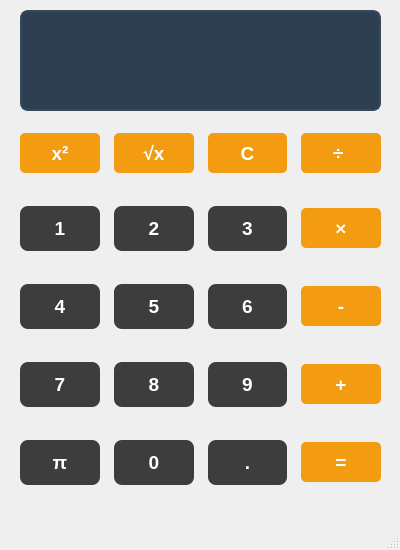
<?xml version="1.0" encoding="UTF-8"?>
<ui version="4.0">
 <class>MainWindow</class>
 <widget class="QMainWindow" name="MainWindow">
  <property name="geometry">
   <rect>
    <x>0</x>
    <y>0</y>
    <width>400</width>
    <height>550</height>
   </rect>
  </property>
  <property name="minimumSize">
   <size>
    <width>400</width>
    <height>550</height>
   </size>
  </property>
  <property name="maximumSize">
   <size>
    <width>400</width>
    <height>550</height>
   </size>
  </property>
  <property name="windowTitle">
   <string>MainWindow</string>
  </property>
  <widget class="QWidget" name="centralwidget">
   <widget class="QLineEdit" name="display">
    <property name="geometry">
     <rect>
      <x>20</x>
      <y>10</y>
      <width>361</width>
      <height>101</height>
     </rect>
    </property>
    <property name="sizePolicy">
     <sizepolicy hsizetype="Expanding" vsizetype="Fixed">
      <horstretch>0</horstretch>
      <verstretch>0</verstretch>
     </sizepolicy>
    </property>
    <property name="styleSheet">
     <string notr="true">QLineEdit {
    background-color: #2c3e50; /* پس‌زمینه تیره */
    color: #ecf0f1;           /* متن روشن */
    border: 2px solid #34495e;
    border-radius: 8px;
    padding: 10px;
    font: bold 20pt &quot;Consolas&quot;; /* فونت دیجیتالی */
}</string>
    </property>
   </widget>
   <widget class="QWidget" name="">
    <property name="geometry">
     <rect>
      <x>20</x>
      <y>100</y>
      <width>361</width>
      <height>421</height>
     </rect>
    </property>
    <property name="minimumSize">
     <size>
      <width>0</width>
      <height>60</height>
     </size>
    </property>
    <layout class="QGridLayout" name="gridLayout">
     <property name="horizontalSpacing">
      <number>14</number>
     </property>
     <property name="verticalSpacing">
      <number>0</number>
     </property>
     <item row="3" column="3">
      <widget class="QPushButton" name="btn_add">
       <property name="minimumSize">
        <size>
         <width>0</width>
         <height>60</height>
        </size>
       </property>
       <property name="font">
        <font>
         <family>Arial</family>
         <pointsize>14</pointsize>
         <italic>false</italic>
         <bold>true</bold>
        </font>
       </property>
       <property name="styleSheet">
        <string notr="true">QPushButton {
    background-color: #f39c12; /* رنگ نارنجی */
    color: white;              /* رنگ متن سفید */
    border-radius: 5px;        /* گرد کردن گوشه‌ها */
    font: bold 14pt &quot;Arial&quot;;   /* فونت درشت */
    min-height: 40px;          /* ارتفاع دکمه */
}

QPushButton:hover {
    background-color: #e67e22; /* وقتی موس می‌رود روی دکمه تیره شود */
}</string>
       </property>
       <property name="text">
        <string>+</string>
       </property>
      </widget>
     </item>
     <item row="4" column="3">
      <widget class="QPushButton" name="btn_equal">
       <property name="minimumSize">
        <size>
         <width>0</width>
         <height>60</height>
        </size>
       </property>
       <property name="font">
        <font>
         <family>Arial</family>
         <pointsize>14</pointsize>
         <italic>false</italic>
         <bold>true</bold>
        </font>
       </property>
       <property name="styleSheet">
        <string notr="true">QPushButton {
    background-color: #f39c12; /* رنگ نارنجی */
    color: white;              /* رنگ متن سفید */
    border-radius: 5px;        /* گرد کردن گوشه‌ها */
    font: bold 14pt &quot;Arial&quot;;   /* فونت درشت */
    min-height: 40px;          /* ارتفاع دکمه */
}

QPushButton:hover {
    background-color: #e67e22; /* وقتی موس می‌رود روی دکمه تیره شود */
}</string>
       </property>
       <property name="text">
        <string>=</string>
       </property>
      </widget>
     </item>
     <item row="3" column="2">
      <widget class="QPushButton" name="btn_9">
       <property name="minimumSize">
        <size>
         <width>0</width>
         <height>60</height>
        </size>
       </property>
       <property name="font">
        <font>
         <family>Segoe UI</family>
         <pointsize>14</pointsize>
         <italic>false</italic>
         <bold>true</bold>
        </font>
       </property>
       <property name="styleSheet">
        <string notr="true">QPushButton {
    background-color: #3d3d3d; /* خاکستری تیره */
    color: white;              /* متن سفید */
    border-radius: 8px;        /* گوشه‌های گرد */
    font: bold 14pt &quot;Segoe UI&quot;;/* فونت مدرن */
    min-height: 45px;
}

QPushButton:hover {
    background-color: #4d4d4d; /* وقتی موس روی دکمه می‌رود کمی روشن‌تر شود */
}

QPushButton:pressed {
    background-color: #2d2d2d; /* وقتی دکمه فشار داده می‌شود تیره شود */
}</string>
       </property>
       <property name="text">
        <string>9</string>
       </property>
      </widget>
     </item>
     <item row="2" column="3">
      <widget class="QPushButton" name="btn_sub">
       <property name="minimumSize">
        <size>
         <width>0</width>
         <height>60</height>
        </size>
       </property>
       <property name="font">
        <font>
         <family>Arial</family>
         <pointsize>14</pointsize>
         <italic>false</italic>
         <bold>true</bold>
        </font>
       </property>
       <property name="styleSheet">
        <string notr="true">QPushButton {
    background-color: #f39c12; /* رنگ نارنجی */
    color: white;              /* رنگ متن سفید */
    border-radius: 5px;        /* گرد کردن گوشه‌ها */
    font: bold 14pt &quot;Arial&quot;;   /* فونت درشت */
    min-height: 40px;          /* ارتفاع دکمه */
}

QPushButton:hover {
    background-color: #e67e22; /* وقتی موس می‌رود روی دکمه تیره شود */
}</string>
       </property>
       <property name="text">
        <string>-</string>
       </property>
      </widget>
     </item>
     <item row="0" column="3">
      <widget class="QPushButton" name="btn_div">
       <property name="minimumSize">
        <size>
         <width>0</width>
         <height>60</height>
        </size>
       </property>
       <property name="font">
        <font>
         <family>Arial</family>
         <pointsize>14</pointsize>
         <italic>false</italic>
         <bold>true</bold>
        </font>
       </property>
       <property name="styleSheet">
        <string notr="true">QPushButton {
    background-color: #f39c12; /* رنگ نارنجی */
    color: white;              /* رنگ متن سفید */
    border-radius: 5px;        /* گرد کردن گوشه‌ها */
    font: bold 14pt &quot;Arial&quot;;   /* فونت درشت */
    min-height: 40px;          /* ارتفاع دکمه */
}

QPushButton:hover {
    background-color: #e67e22; /* وقتی موس می‌رود روی دکمه تیره شود */
}</string>
       </property>
       <property name="text">
        <string>÷ </string>
       </property>
      </widget>
     </item>
     <item row="0" column="1">
      <widget class="QPushButton" name="btn_sqrt">
       <property name="minimumSize">
        <size>
         <width>0</width>
         <height>60</height>
        </size>
       </property>
       <property name="font">
        <font>
         <family>Arial</family>
         <pointsize>14</pointsize>
         <italic>false</italic>
         <bold>true</bold>
        </font>
       </property>
       <property name="styleSheet">
        <string notr="true">QPushButton {
    background-color: #f39c12; /* رنگ نارنجی */
    color: white;              /* رنگ متن سفید */
    border-radius: 5px;        /* گرد کردن گوشه‌ها */
    font: bold 14pt &quot;Arial&quot;;   /* فونت درشت */
    min-height: 40px;          /* ارتفاع دکمه */
}

QPushButton:hover {
    background-color: #e67e22; /* وقتی موس می‌رود روی دکمه تیره شود */
}</string>
       </property>
       <property name="text">
        <string>√x</string>
       </property>
      </widget>
     </item>
     <item row="2" column="0">
      <widget class="QPushButton" name="btn_4">
       <property name="minimumSize">
        <size>
         <width>0</width>
         <height>60</height>
        </size>
       </property>
       <property name="font">
        <font>
         <family>Segoe UI</family>
         <pointsize>14</pointsize>
         <italic>false</italic>
         <bold>true</bold>
        </font>
       </property>
       <property name="styleSheet">
        <string notr="true">QPushButton {
    background-color: #3d3d3d; /* خاکستری تیره */
    color: white;              /* متن سفید */
    border-radius: 8px;        /* گوشه‌های گرد */
    font: bold 14pt &quot;Segoe UI&quot;;/* فونت مدرن */
    min-height: 45px;
}

QPushButton:hover {
    background-color: #4d4d4d; /* وقتی موس روی دکمه می‌رود کمی روشن‌تر شود */
}

QPushButton:pressed {
    background-color: #2d2d2d; /* وقتی دکمه فشار داده می‌شود تیره شود */
}</string>
       </property>
       <property name="text">
        <string>4</string>
       </property>
      </widget>
     </item>
     <item row="4" column="2">
      <widget class="QPushButton" name="btn_dot">
       <property name="minimumSize">
        <size>
         <width>0</width>
         <height>60</height>
        </size>
       </property>
       <property name="font">
        <font>
         <family>Segoe UI</family>
         <pointsize>14</pointsize>
         <italic>false</italic>
         <bold>true</bold>
        </font>
       </property>
       <property name="styleSheet">
        <string notr="true">QPushButton {
    background-color: #3d3d3d; /* خاکستری تیره */
    color: white;              /* متن سفید */
    border-radius: 8px;        /* گوشه‌های گرد */
    font: bold 14pt &quot;Segoe UI&quot;;/* فونت مدرن */
    min-height: 45px;
}

QPushButton:hover {
    background-color: #4d4d4d; /* وقتی موس روی دکمه می‌رود کمی روشن‌تر شود */
}

QPushButton:pressed {
    background-color: #2d2d2d; /* وقتی دکمه فشار داده می‌شود تیره شود */
}</string>
       </property>
       <property name="text">
        <string>.</string>
       </property>
      </widget>
     </item>
     <item row="3" column="1">
      <widget class="QPushButton" name="btn_8">
       <property name="minimumSize">
        <size>
         <width>0</width>
         <height>60</height>
        </size>
       </property>
       <property name="font">
        <font>
         <family>Segoe UI</family>
         <pointsize>14</pointsize>
         <italic>false</italic>
         <bold>true</bold>
        </font>
       </property>
       <property name="styleSheet">
        <string notr="true">QPushButton {
    background-color: #3d3d3d; /* خاکستری تیره */
    color: white;              /* متن سفید */
    border-radius: 8px;        /* گوشه‌های گرد */
    font: bold 14pt &quot;Segoe UI&quot;;/* فونت مدرن */
    min-height: 45px;
}

QPushButton:hover {
    background-color: #4d4d4d; /* وقتی موس روی دکمه می‌رود کمی روشن‌تر شود */
}

QPushButton:pressed {
    background-color: #2d2d2d; /* وقتی دکمه فشار داده می‌شود تیره شود */
}</string>
       </property>
       <property name="text">
        <string>8</string>
       </property>
      </widget>
     </item>
     <item row="1" column="3">
      <widget class="QPushButton" name="btn_mul">
       <property name="minimumSize">
        <size>
         <width>0</width>
         <height>60</height>
        </size>
       </property>
       <property name="font">
        <font>
         <family>Arial</family>
         <pointsize>14</pointsize>
         <italic>false</italic>
         <bold>true</bold>
        </font>
       </property>
       <property name="styleSheet">
        <string notr="true">QPushButton {
    background-color: #f39c12; /* رنگ نارنجی */
    color: white;              /* رنگ متن سفید */
    border-radius: 5px;        /* گرد کردن گوشه‌ها */
    font: bold 14pt &quot;Arial&quot;;   /* فونت درشت */
    min-height: 40px;          /* ارتفاع دکمه */
}

QPushButton:hover {
    background-color: #e67e22; /* وقتی موس می‌رود روی دکمه تیره شود */
}</string>
       </property>
       <property name="text">
        <string>×</string>
       </property>
      </widget>
     </item>
     <item row="4" column="1">
      <widget class="QPushButton" name="btn_0">
       <property name="minimumSize">
        <size>
         <width>0</width>
         <height>60</height>
        </size>
       </property>
       <property name="font">
        <font>
         <family>Segoe UI</family>
         <pointsize>14</pointsize>
         <italic>false</italic>
         <bold>true</bold>
        </font>
       </property>
       <property name="styleSheet">
        <string notr="true">QPushButton {
    background-color: #3d3d3d; /* خاکستری تیره */
    color: white;              /* متن سفید */
    border-radius: 8px;        /* گوشه‌های گرد */
    font: bold 14pt &quot;Segoe UI&quot;;/* فونت مدرن */
    min-height: 45px;
}

QPushButton:hover {
    background-color: #4d4d4d; /* وقتی موس روی دکمه می‌رود کمی روشن‌تر شود */
}

QPushButton:pressed {
    background-color: #2d2d2d; /* وقتی دکمه فشار داده می‌شود تیره شود */
}</string>
       </property>
       <property name="text">
        <string>0</string>
       </property>
      </widget>
     </item>
     <item row="3" column="0">
      <widget class="QPushButton" name="btn_7">
       <property name="minimumSize">
        <size>
         <width>0</width>
         <height>60</height>
        </size>
       </property>
       <property name="font">
        <font>
         <family>Segoe UI</family>
         <pointsize>14</pointsize>
         <italic>false</italic>
         <bold>true</bold>
        </font>
       </property>
       <property name="styleSheet">
        <string notr="true">QPushButton {
    background-color: #3d3d3d; /* خاکستری تیره */
    color: white;              /* متن سفید */
    border-radius: 8px;        /* گوشه‌های گرد */
    font: bold 14pt &quot;Segoe UI&quot;;/* فونت مدرن */
    min-height: 45px;
}

QPushButton:hover {
    background-color: #4d4d4d; /* وقتی موس روی دکمه می‌رود کمی روشن‌تر شود */
}

QPushButton:pressed {
    background-color: #2d2d2d; /* وقتی دکمه فشار داده می‌شود تیره شود */
}</string>
       </property>
       <property name="text">
        <string>7</string>
       </property>
      </widget>
     </item>
     <item row="1" column="1">
      <widget class="QPushButton" name="btn_2">
       <property name="minimumSize">
        <size>
         <width>0</width>
         <height>60</height>
        </size>
       </property>
       <property name="font">
        <font>
         <family>Segoe UI</family>
         <pointsize>14</pointsize>
         <italic>false</italic>
         <bold>true</bold>
        </font>
       </property>
       <property name="styleSheet">
        <string notr="true">QPushButton {
    background-color: #3d3d3d; /* خاکستری تیره */
    color: white;              /* متن سفید */
    border-radius: 8px;        /* گوشه‌های گرد */
    font: bold 14pt &quot;Segoe UI&quot;;/* فونت مدرن */
    min-height: 45px;
}

QPushButton:hover {
    background-color: #4d4d4d; /* وقتی موس روی دکمه می‌رود کمی روشن‌تر شود */
}

QPushButton:pressed {
    background-color: #2d2d2d; /* وقتی دکمه فشار داده می‌شود تیره شود */
}</string>
       </property>
       <property name="text">
        <string>2</string>
       </property>
      </widget>
     </item>
     <item row="2" column="1">
      <widget class="QPushButton" name="btn_5">
       <property name="minimumSize">
        <size>
         <width>0</width>
         <height>60</height>
        </size>
       </property>
       <property name="font">
        <font>
         <family>Segoe UI</family>
         <pointsize>14</pointsize>
         <italic>false</italic>
         <bold>true</bold>
        </font>
       </property>
       <property name="styleSheet">
        <string notr="true">QPushButton {
    background-color: #3d3d3d; /* خاکستری تیره */
    color: white;              /* متن سفید */
    border-radius: 8px;        /* گوشه‌های گرد */
    font: bold 14pt &quot;Segoe UI&quot;;/* فونت مدرن */
    min-height: 45px;
}

QPushButton:hover {
    background-color: #4d4d4d; /* وقتی موس روی دکمه می‌رود کمی روشن‌تر شود */
}

QPushButton:pressed {
    background-color: #2d2d2d; /* وقتی دکمه فشار داده می‌شود تیره شود */
}</string>
       </property>
       <property name="text">
        <string>5</string>
       </property>
      </widget>
     </item>
     <item row="0" column="2">
      <widget class="QPushButton" name="btn_clear">
       <property name="minimumSize">
        <size>
         <width>0</width>
         <height>60</height>
        </size>
       </property>
       <property name="font">
        <font>
         <family>Arial</family>
         <pointsize>14</pointsize>
         <italic>false</italic>
         <bold>true</bold>
        </font>
       </property>
       <property name="styleSheet">
        <string notr="true">QPushButton {
    background-color: #f39c12; /* رنگ نارنجی */
    color: white;              /* رنگ متن سفید */
    border-radius: 5px;        /* گرد کردن گوشه‌ها */
    font: bold 14pt &quot;Arial&quot;;   /* فونت درشت */
    min-height: 40px;          /* ارتفاع دکمه */
}

QPushButton:hover {
    background-color: #e67e22; /* وقتی موس می‌رود روی دکمه تیره شود */
}</string>
       </property>
       <property name="text">
        <string>C</string>
       </property>
      </widget>
     </item>
     <item row="4" column="0">
      <widget class="QPushButton" name="btn_pi">
       <property name="minimumSize">
        <size>
         <width>0</width>
         <height>60</height>
        </size>
       </property>
       <property name="font">
        <font>
         <family>Segoe UI</family>
         <pointsize>14</pointsize>
         <italic>false</italic>
         <bold>true</bold>
        </font>
       </property>
       <property name="styleSheet">
        <string notr="true">QPushButton {
    background-color: #3d3d3d; /* خاکستری تیره */
    color: white;              /* متن سفید */
    border-radius: 8px;        /* گوشه‌های گرد */
    font: bold 14pt &quot;Segoe UI&quot;;/* فونت مدرن */
    min-height: 45px;
}

QPushButton:hover {
    background-color: #4d4d4d; /* وقتی موس روی دکمه می‌رود کمی روشن‌تر شود */
}

QPushButton:pressed {
    background-color: #2d2d2d; /* وقتی دکمه فشار داده می‌شود تیره شود */
}</string>
       </property>
       <property name="text">
        <string>π</string>
       </property>
      </widget>
     </item>
     <item row="2" column="2">
      <widget class="QPushButton" name="btn_6">
       <property name="minimumSize">
        <size>
         <width>0</width>
         <height>60</height>
        </size>
       </property>
       <property name="font">
        <font>
         <family>Segoe UI</family>
         <pointsize>14</pointsize>
         <italic>false</italic>
         <bold>true</bold>
        </font>
       </property>
       <property name="styleSheet">
        <string notr="true">QPushButton {
    background-color: #3d3d3d; /* خاکستری تیره */
    color: white;              /* متن سفید */
    border-radius: 8px;        /* گوشه‌های گرد */
    font: bold 14pt &quot;Segoe UI&quot;;/* فونت مدرن */
    min-height: 45px;
}

QPushButton:hover {
    background-color: #4d4d4d; /* وقتی موس روی دکمه می‌رود کمی روشن‌تر شود */
}

QPushButton:pressed {
    background-color: #2d2d2d; /* وقتی دکمه فشار داده می‌شود تیره شود */
}</string>
       </property>
       <property name="text">
        <string>6</string>
       </property>
      </widget>
     </item>
     <item row="1" column="2">
      <widget class="QPushButton" name="btn_3">
       <property name="minimumSize">
        <size>
         <width>0</width>
         <height>60</height>
        </size>
       </property>
       <property name="font">
        <font>
         <family>Segoe UI</family>
         <pointsize>14</pointsize>
         <italic>false</italic>
         <bold>true</bold>
        </font>
       </property>
       <property name="styleSheet">
        <string notr="true">QPushButton {
    background-color: #3d3d3d; /* خاکستری تیره */
    color: white;              /* متن سفید */
    border-radius: 8px;        /* گوشه‌های گرد */
    font: bold 14pt &quot;Segoe UI&quot;;/* فونت مدرن */
    min-height: 45px;
}

QPushButton:hover {
    background-color: #4d4d4d; /* وقتی موس روی دکمه می‌رود کمی روشن‌تر شود */
}

QPushButton:pressed {
    background-color: #2d2d2d; /* وقتی دکمه فشار داده می‌شود تیره شود */
}</string>
       </property>
       <property name="text">
        <string>3</string>
       </property>
      </widget>
     </item>
     <item row="0" column="0">
      <widget class="QPushButton" name="btn_pow">
       <property name="minimumSize">
        <size>
         <width>0</width>
         <height>60</height>
        </size>
       </property>
       <property name="font">
        <font>
         <family>Arial</family>
         <pointsize>14</pointsize>
         <italic>false</italic>
         <bold>true</bold>
        </font>
       </property>
       <property name="styleSheet">
        <string notr="true">QPushButton {
    background-color: #f39c12; /* رنگ نارنجی */
    color: white;              /* رنگ متن سفید */
    border-radius: 5px;        /* گرد کردن گوشه‌ها */
    font: bold 14pt &quot;Arial&quot;;   /* فونت درشت */
    min-height: 40px;          /* ارتفاع دکمه */
}

QPushButton:hover {
    background-color: #e67e22; /* وقتی موس می‌رود روی دکمه تیره شود */
}</string>
       </property>
       <property name="text">
        <string>x²</string>
       </property>
      </widget>
     </item>
     <item row="1" column="0">
      <widget class="QPushButton" name="btn_1">
       <property name="minimumSize">
        <size>
         <width>0</width>
         <height>60</height>
        </size>
       </property>
       <property name="font">
        <font>
         <family>Segoe UI</family>
         <pointsize>14</pointsize>
         <italic>false</italic>
         <bold>true</bold>
        </font>
       </property>
       <property name="styleSheet">
        <string notr="true">QPushButton {
    background-color: #3d3d3d; /* خاکستری تیره */
    color: white;              /* متن سفید */
    border-radius: 8px;        /* گوشه‌های گرد */
    font: bold 14pt &quot;Segoe UI&quot;;/* فونت مدرن */
    min-height: 45px;
}

QPushButton:hover {
    background-color: #4d4d4d; /* وقتی موس روی دکمه می‌رود کمی روشن‌تر شود */
}

QPushButton:pressed {
    background-color: #2d2d2d; /* وقتی دکمه فشار داده می‌شود تیره شود */
}</string>
       </property>
       <property name="text">
        <string>1</string>
       </property>
      </widget>
     </item>
    </layout>
   </widget>
  </widget>
  <widget class="QMenuBar" name="menubar">
   <property name="geometry">
    <rect>
     <x>0</x>
     <y>0</y>
     <width>400</width>
     <height>21</height>
    </rect>
   </property>
  </widget>
  <widget class="QStatusBar" name="statusbar"/>
 </widget>
 <resources/>
 <connections/>
</ui>
